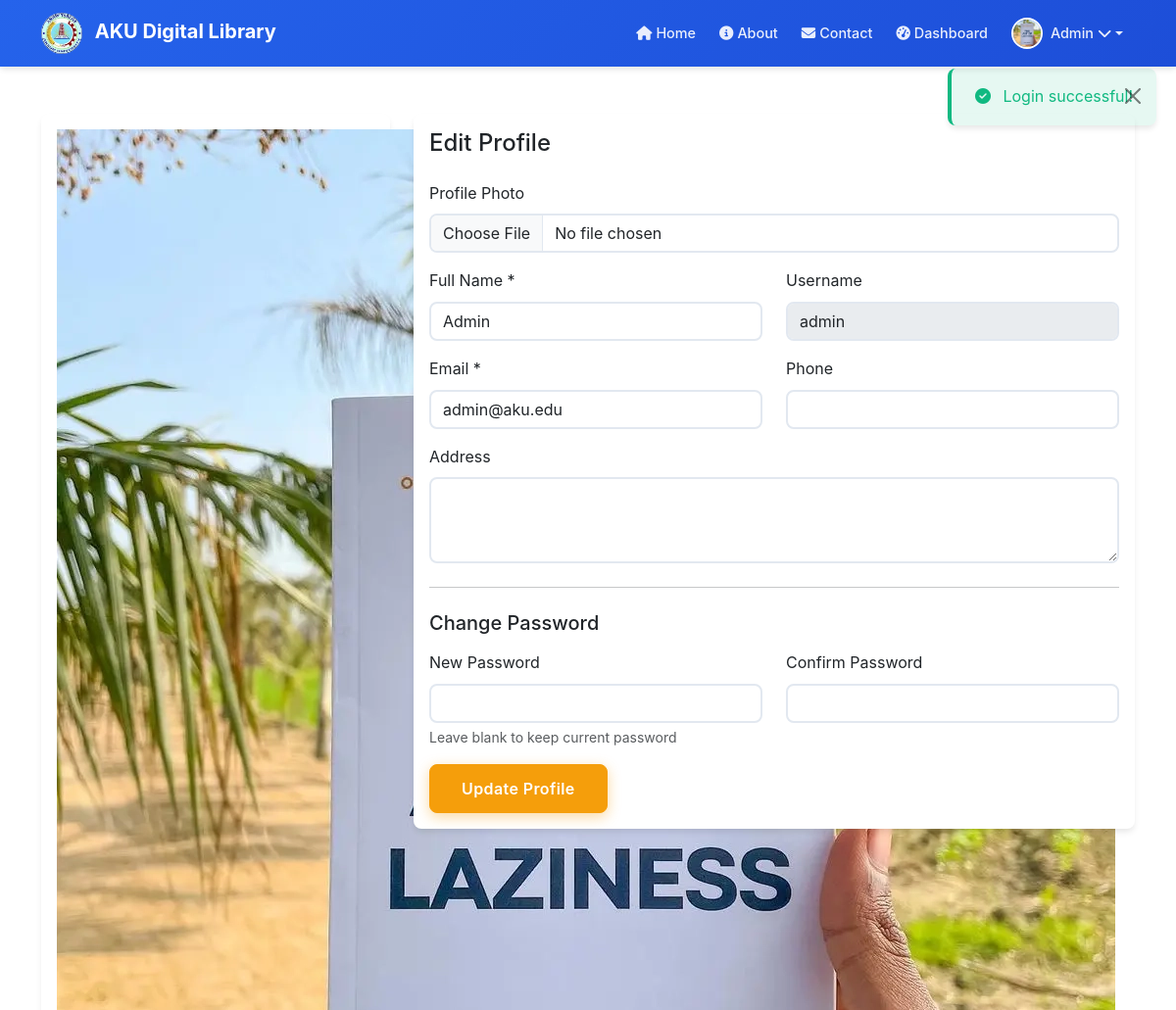
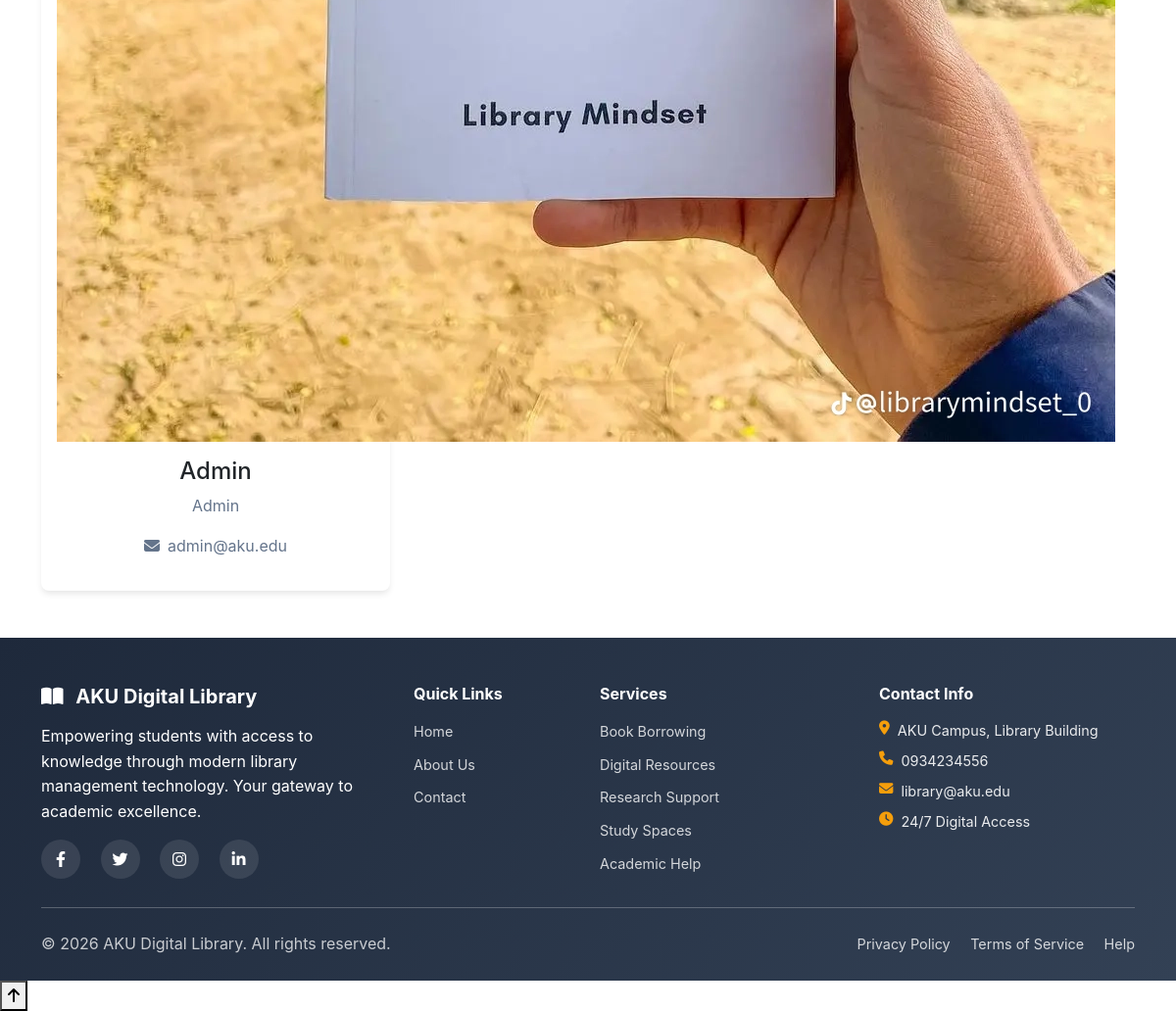
Screenshot of /index.php?page=profile (signed in) with the database file from the repository (2 pictures, top to bottom).
### tables this page shows
CREATE TABLE `users` (
  `id` int(11) NOT NULL,
  `username` varchar(50) NOT NULL,
  `email` varchar(100) NOT NULL,
  `password` varchar(255) NOT NULL,
  `full_name` varchar(100) NOT NULL,
  `role` enum('admin','librarian','student') DEFAULT 'student',
  `profile_photo` varchar(255) DEFAULT NULL,
  `phone` varchar(20) DEFAULT NULL,
  `address` text DEFAULT NULL,
  `created_at` timestamp NOT NULL DEFAULT current_timestamp(),
  `updated_at` timestamp NOT NULL DEFAULT current_timestamp() ON UPDATE current_timestamp(),
  `is_active` tinyint(1) DEFAULT 1
);

### views/pages/profile.php (shortened to what this page needs)
<?php
$conn = getConnection();
$user_id = $_SESSION['user_id'];
$sql = "SELECT * FROM users WHERE id = $user_id";
$user = $conn->query($sql)->fetch_assoc();
?>
<div class="container my-5">
    <div class="row">
        <div class="col-lg-4">
            <div class="card">
                <div class="card-body text-center">
                    <h4><?php echo $user['full_name']; ?></h4>
                    <p class="text-muted"><?php echo ucfirst($user['role']); ?></p>
                    <p class="text-muted"><i class="fas fa-envelope me-2"></i><?php echo $user['email']; ?></p>
                </div>
            </div>
        </div>
        <div class="col-lg-8">
            <div class="card">
                <div class="card-body">
                    <h4 class="card-title mb-4">Edit Profile</h4>
                    <form method="POST" enctype="multipart/form-data">
                        <div class="mb-3">
                            <label class="form-label">Profile Photo</label>
                            <input type="file" class="form-control" name="profile_photo"
                                   accept="image/*" onchange="previewImage(this, 'profilePreview')">
                        </div>
                        <div class="row">
                            <div class="col-md-6 mb-3">
                                <label class="form-label">Full Name *</label>
                                <input type="text" class="form-control" name="full_name"
                                       value="<?php echo $user['full_name']; ?>" required>
                            </div>
                            <div class="col-md-6 mb-3">
                                <label class="form-label">Username</label>
                                <input type="text" class="form-control"
                                       value="<?php echo $user['username']; ?>" disabled>
                            </div>
                        </div>
                        <div class="row">
                            <div class="col-md-6 mb-3">
                                <label class="form-label">Email *</label>
                                <input type="email" class="form-control" name="email"
                                       value="<?php echo $user['email']; ?>" required>
                            </div>
                            <div class="col-md-6 mb-3">
                                <label class="form-label">Phone</label>
                                <input type="text" class="form-control" name="phone"
                                       value="<?php echo $user['phone']; ?>">
                            </div>
                        </div>
                        <div class="mb-3">
                            <label class="form-label">Address</label>
                            <textarea class="form-control" name="address" rows="3"><?php echo $user['address']; ?></textarea>
                        </div>
                        <hr class="my-4">
                        <h5 class="mb-3">Change Password</h5>
                        <div class="row">
                            <div class="col-md-6 mb-3">
                                <label class="form-label">New Password</label>
                                <input type="password" class="form-control" name="new_password">
                                <div class="form-text">Leave blank to keep current password</div>
                            </div>
                            <div class="col-md-6 mb-3">
                                <label class="form-label">Confirm Password</label>
                                <input type="password" class="form-control" name="confirm_password">
                            </div>
                        </div>
                        <button type="submit" class="btn btn-aku">Update Profile</button>
                    </form>
                </div>
            </div>
        </div>
    </div>
</div>

### style.css (style rules this page uses)
:root { --primary-color: #5fa6b3; --secondary-color: #3b82f6; --success-color: #10b981; --danger-color: #ef4444; --warning-color: #f59e0b; --info-color: #06b6d4; --light-gray: #f8fafc; --medium-gray: #64748b; --dark-gray: #334155; --border-radius: 0.5rem; --shadow: 0 4px 6px -1px rgba(0, 0, 0, 0.1); --transition: all 0.3s ease; }
body { font-family: 'Inter', -apple-system, BlinkMacSystemFont, 'Segoe UI', Roboto, sans-serif; line-height: 1.6; color: var(--dark-gray);" r="1"/><circle cx="50" cy="50" r="0.5"/></g></pattern></defs><rect width="1000" height="1000" fill="url(%23subtle-pattern)"/></svg>'); background-size: 200px 200px; }
.btn { border-radius: var(--border-radius); font-weight: 600; transition: var(--transition); padding: 0.75rem 2rem; font-size: 1rem; letter-spacing: 0.025em; }
.btn-aku { background-color: #f59e0b !important; border-color: #f59e0b !important; color: white !important; box-shadow: 0 4px 14px 0 rgba(245, 158, 11, 0.39); }
.card { border: none; border-radius: var(--border-radius); box-shadow: var(--shadow); transition: var(--transition); }
.form-control { border: 2px solid #e2e8f0; border-radius: var(--border-radius); transition: var(--transition); }
.btn-aku { position: relative; overflow: hidden; }
.btn-aku::before { content: ''; position: absolute; top: 0; left: -100%; width: 100%; height: 100%; background: linear-gradient(90deg, transparent, rgba(255, 255, 255, 0.2), transparent); transition: left 0.5s; }
.text-muted { color: var(--medium-gray) !important; }

### rows the page displays
users: full_name "Admin", role "Admin", email "admin@aku.edu", username "admin"

### other values shown
$_SESSION['full_name'] "Admin"
$_SESSION['message'] "Login successful!"
